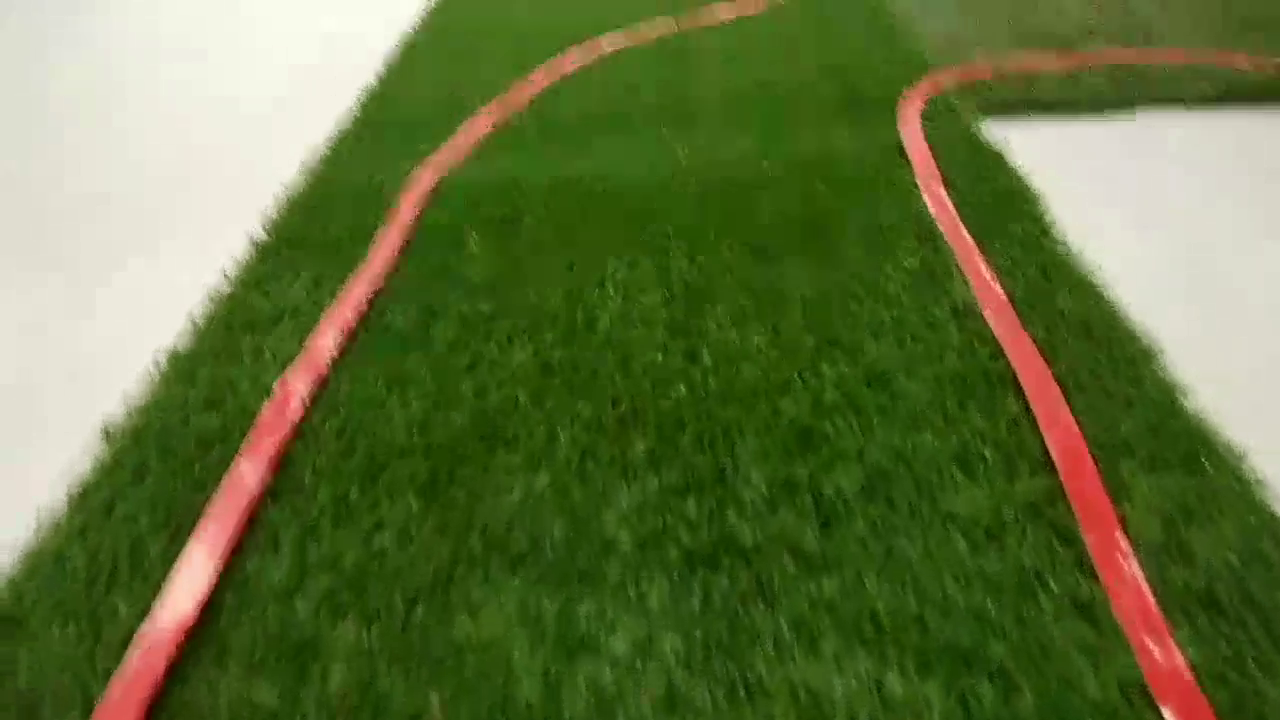
#> input picture frame 23 of line_circle1.mp4, 1280 x 720 px
$ python findroad.py
#> lines starting #> are read from the running program, lines starting #| are printed output that depends on the picture; after the words box and inside, x2 and y2 are one past the last pixel; in counts of white or black regions, pixels touching at a corner belong together
#> further down, frame is the input picture: shape (720, 1280, 3); mean B, G, R 60.6, 113.7, 97.4
import cv2
import numpy as np
cam = cv2.VideoCapture('line_circle1.mp4')
#cam = cv2.VideoCapture(0)
# 高斯滤波核大小
blur_ksize = 5
# Canny边缘检测高低阈值
canny_lth = 50
canny_hth = 150
# 霍夫变换参数
rho = 1
theta = np.pi / 180
threshold = 15
min_line_len = 5
max_line_gap = 20

try:
    def process_an_image(img):
        # 1. 灰度化、滤波和Canny
        gray = cv2.cvtColor(img, cv2.COLOR_RGB2GRAY)
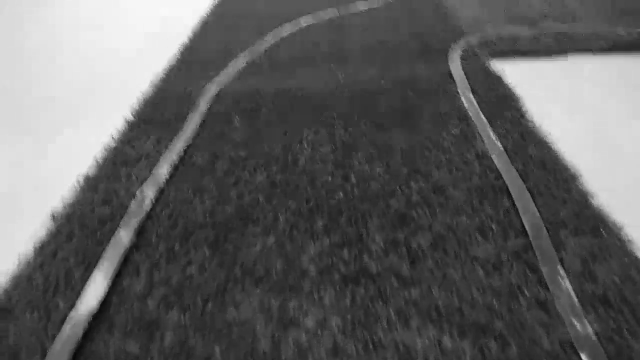
#> gray: shape (720, 1280) (shown at 1/2 size); min 6, max 249, mean 95.9
        blur_gray = cv2.GaussianBlur(gray, (blur_ksize, blur_ksize), 1)
        edges = cv2.Canny(blur_gray, canny_lth, canny_hth)
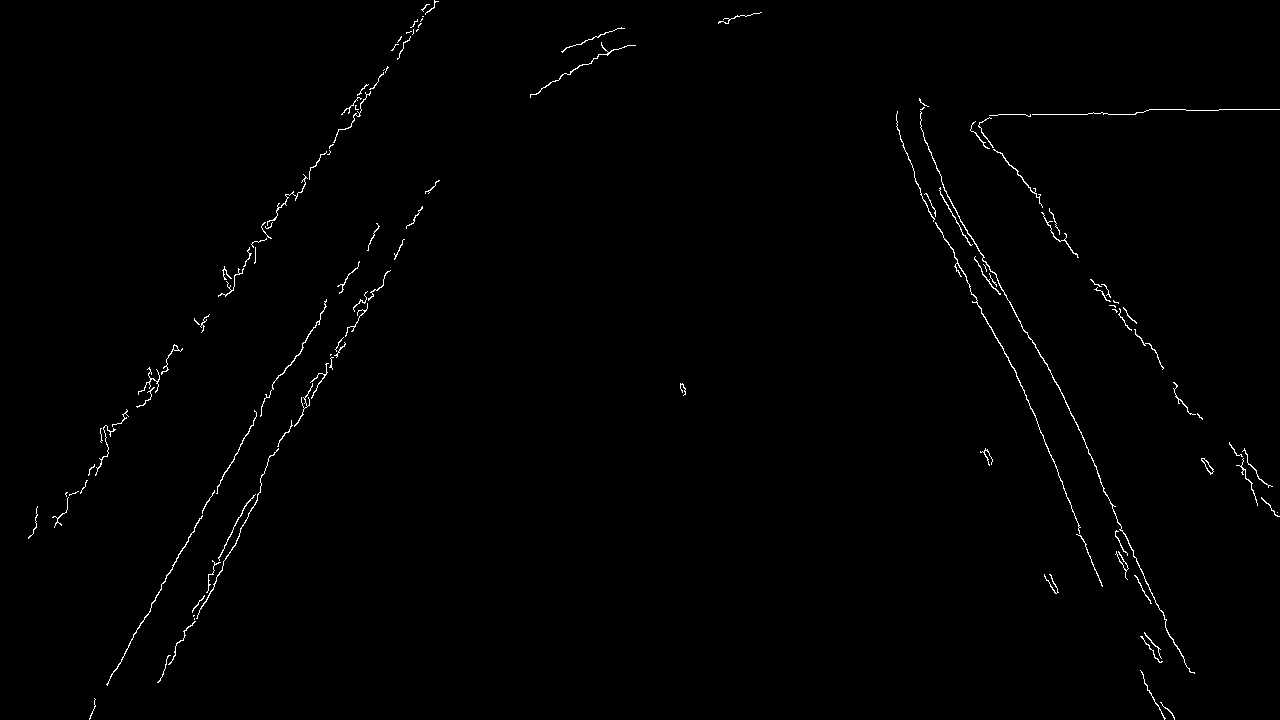
#> edges: shape (720, 1280); 0.73% white in thin lines or dots
        # 2. 标记四个坐标点用于ROI截取
        ed_rows, ed_cols = edges.shape
        # points = np.array([[(0, 0), (0, rows), (cols, rows), (cols, 0)]])
        rows = int(ed_rows/4)
        cols = int(ed_cols/4.1)
        cols2 = int(3*ed_cols/4.1)
        point1 = np.array([[(0, rows), (0, ed_rows), (cols, ed_rows), (cols, rows)]])
        point2 = np.array([[(ed_cols, rows), (ed_cols, ed_rows), (cols2, ed_rows), (cols2, rows)]])
        #point3 = np.array([[(0, 120), (0, rows), (150, rows), (150, 120)]])
        points = [point1, point2]
        # points = np.array([[(0, rows), (460, 325), (520, 325), (cols, rows)]])
        # [[[0 540], [460 325], [520 325], [960 540]]]
        roi_edges = roi_mask(edges, points)
        # 3. 霍夫直线提取
        drawing, lines = hough_lines(roi_edges, rho, theta, threshold, min_line_len, max_line_gap)
        #     # 4. 车道拟合计算
        #draw_lanes(drawing, lines)
        # 5. 最终将结果合在原图上
        result = cv2.addWeighted(img, 0.9, drawing, 0.2, 0)
        return result
        #return roi_edges

    def roi_mask(img, corner_points):
        # 创建掩膜
        mask = np.zeros_like(img)
        cv2.fillPoly(mask, corner_points, 255)
#> mask: shape (720, 1280); 38.5% white; 2 white regions, box (x1, y1, x2, y2) and area: (936, 180, 1280, 720) 185760, (0, 180, 313, 720) 169020
        masked_img = cv2.bitwise_and(img, mask)
#> masked_img: shape (720, 1280); 0.51% white in thin lines or dots, all inside (x1, y1, x2, y2) = (28, 180, 1280, 720)
        return masked_img

    def hough_lines(img, rho, theta, threshold, min_line_len, max_line_gap):
        # 统计概率霍夫直线变换
#> called with rho = 1, theta = 0.0175, threshold = 15, min_line_len = 5, max_line_gap = 20
        lines = cv2.HoughLinesP(img, rho, theta, threshold, minLineLength=min_line_len, maxLineGap=max_line_gap)
#> lines = 176 rows, first 6: [90, 715, 227, 468], [248, 252, 288, 194], [297, 194, 305, 182], [1100, 482, 1185, 664], [939, 228, 998, 342], [1237, 465, 1276, 515]
        # 新建一副空白画布
        drawing = np.zeros((img.shape[0], img.shape[1], 3), dtype=np.uint8)
        draw_lines(drawing, lines)     # 画出直线检测结果
        return drawing, lines

    def draw_lines(img, lines, color=[255, 0, 0], thickness=5):
        # if(lines.all()):
        #     return
#> called with lines = array of shape (176, 1, 4), thickness = 5
        for line in lines:
            for x1, y1, x2, y2 in line:
                cv2.line(img, (x1, y1), (x2, y2), color, thickness)
#> this loop made 176 passes
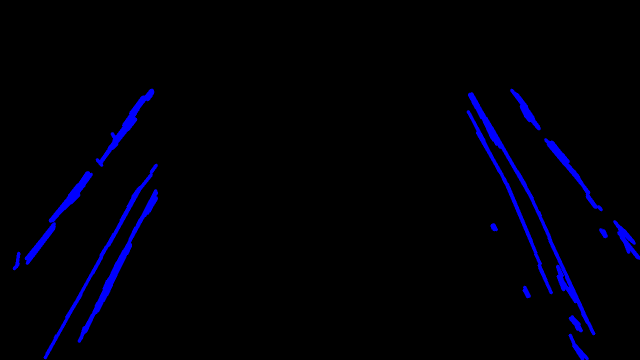
#> img: shape (720, 1280, 3) (shown at 1/2 size); mean of channels 0, 1, 2 7.8, 0, 0; drawn as B, G, R

    # [56 lines of commented-out code are left out]

except (ValueError, ZeroDivisionError,TypeError):
        pass


if __name__ == "__main__":
    while(1):
        ret, frame = cam.read()

        if not ret:
            break

        img = frame.copy()
        result = process_an_image(img)
#> in process_an_image, `result = cv2.addWeighted(img, 0.9, drawing, 0.2, 0)`:
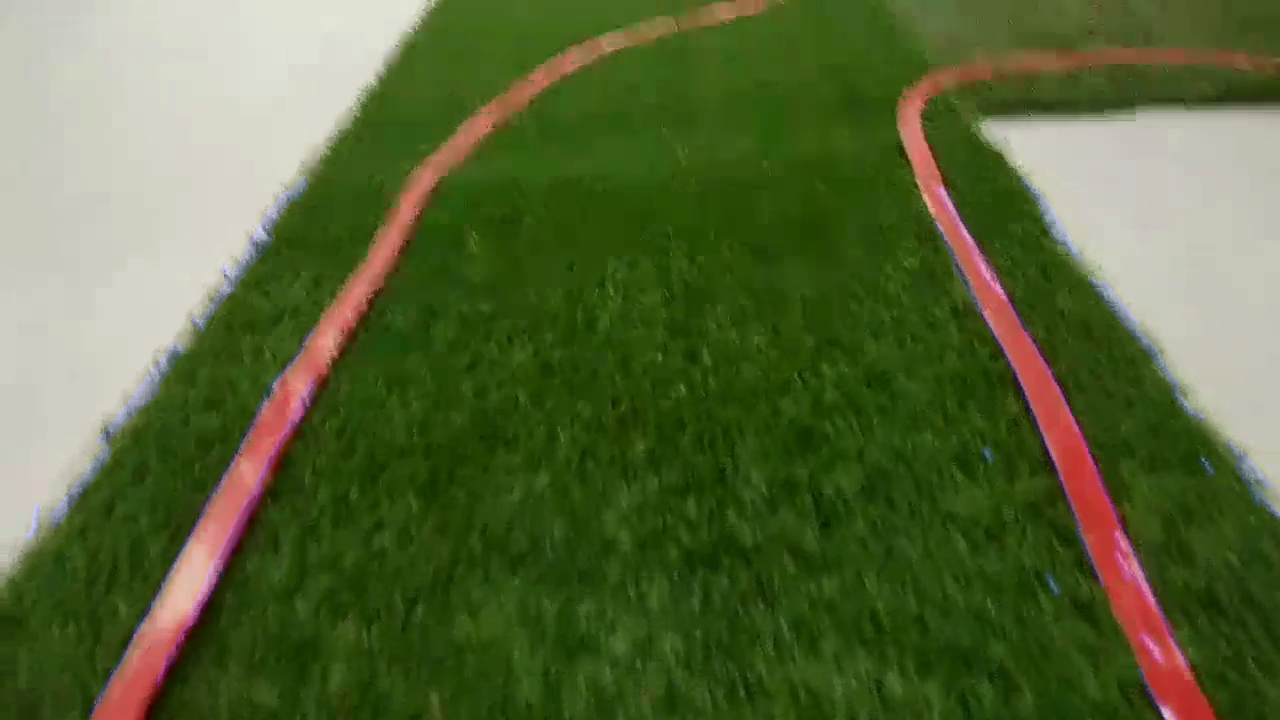
#> result: shape (720, 1280, 3); mean B, G, R 56.1, 102.3, 87.6
        #cv2.imshow("lane", np.hstack((img, result)))
        cv2.imshow("lane", result)
        if cv2.waitKey(1) & 0xFF == ord('q'):
#> (key q is pressed here)
            break
cam.release()
cv2.destroyAllWindows()

$ run again, starting later in the video
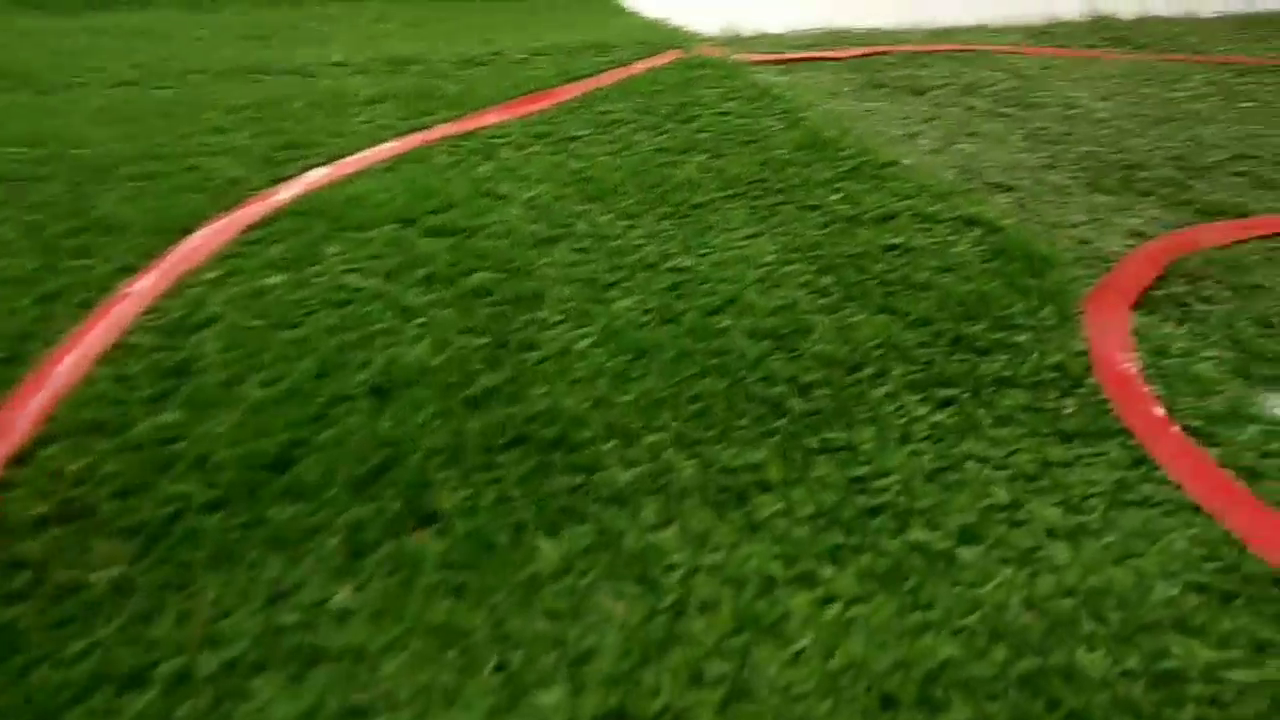
#> input picture frame 106 of line_circle1.mp4, 1280 x 720 px
#> frame is the input picture: shape (720, 1280, 3); mean B, G, R 22.4, 89.5, 63.4
#> edges: shape (720, 1280); 0.99% white in thin lines or dots
#> mask: shape (720, 1280); 38.5% white; 2 white regions, box (x1, y1, x2, y2) and area: (936, 180, 1280, 720) 185760, (0, 180, 313, 720) 169020
#> masked_img: shape (720, 1280); 0.31% white in thin lines or dots, all inside (x1, y1, x2, y2) = (44, 180, 1280, 621)
#> in hough_lines, `lines = cv2.HoughLinesP(img, rho, theta, threshold, minLineLength=min_..`: lines = 120 rows, first 6: [149, 273, 187, 235], [1165, 359, 1219, 354], [52, 372, 111, 309], [1177, 228, 1273, 213], [184, 237, 280, 192], [998, 457, 1016, 454]
#> the loop in draw_lines, `for line in lines:` made 120 passes
#> after the loop in draw_lines, `for line in lines:`:
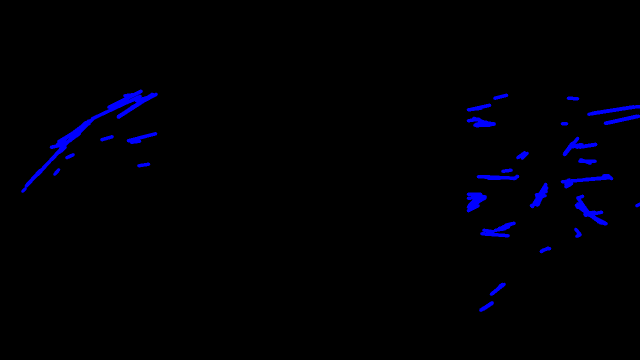
#> img: shape (720, 1280, 3) (shown at 1/2 size); mean of channels 0, 1, 2 4.6, 0, 0; drawn as B, G, R
#> in process_an_image, `result = cv2.addWeighted(img, 0.9, drawing, 0.2, 0)`:
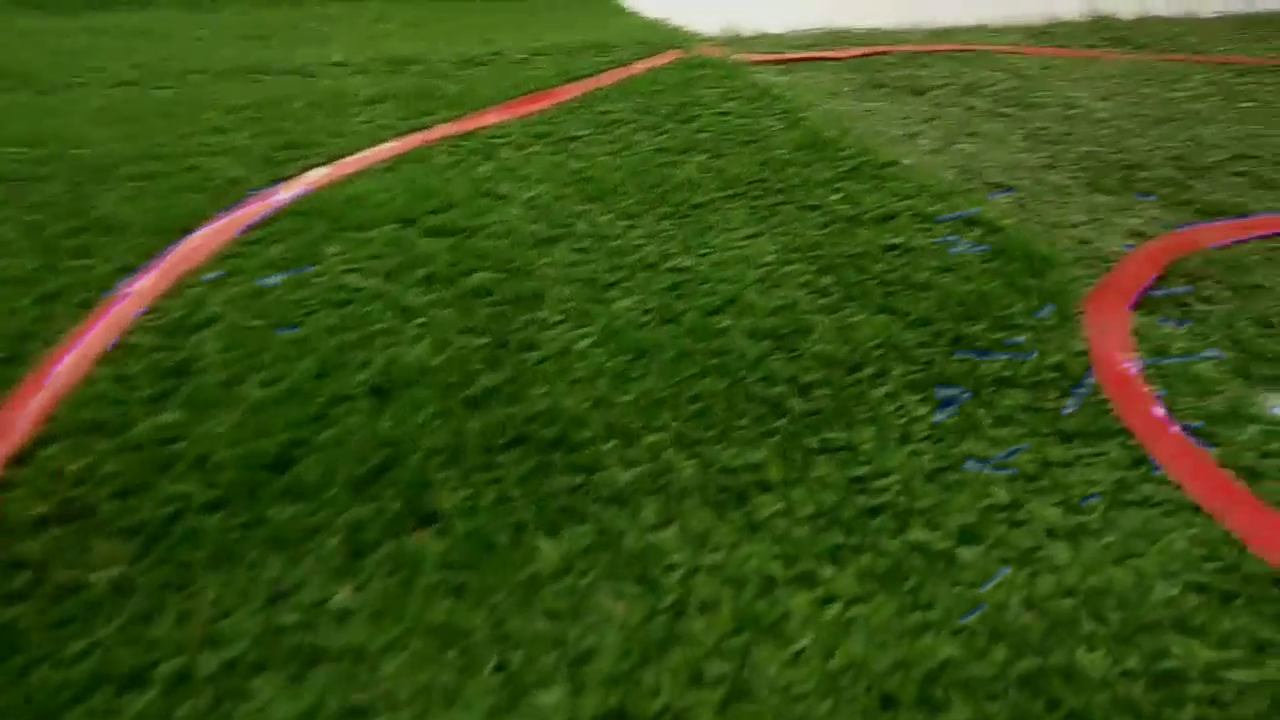
#> result: shape (720, 1280, 3); mean B, G, R 21.1, 80.5, 57.1

$ run again, starting later in the video
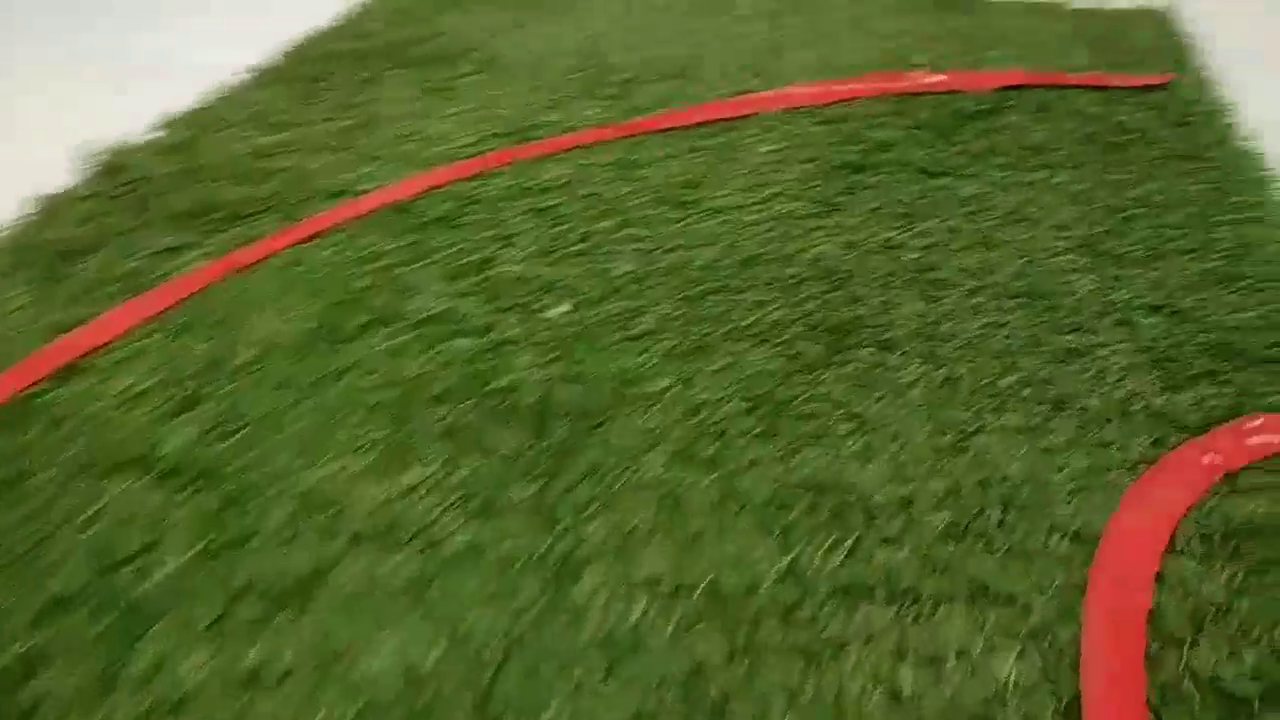
#> input picture frame 188 of line_circle1.mp4, 1280 x 720 px
#> frame is the input picture: shape (720, 1280, 3); mean B, G, R 44.5, 101.6, 88.3
#> edges: shape (720, 1280); 1.5% white in thin lines or dots
#> mask: shape (720, 1280); 38.5% white; 2 white regions, box (x1, y1, x2, y2) and area: (936, 180, 1280, 720) 185760, (0, 180, 313, 720) 169020
#> masked_img: shape (720, 1280); 0.54% white in thin lines or dots, all inside (x1, y1, x2, y2) = (0, 180, 1280, 720)
#> in hough_lines, `lines = cv2.HoughLinesP(img, rho, theta, threshold, minLineLength=min_..`: lines = 255 rows, first 6: [64, 363, 122, 333], [214, 234, 268, 217], [115, 405, 163, 377], [1079, 660, 1081, 719], [237, 273, 259, 262], [19, 389, 45, 379]
#> the loop in draw_lines, `for line in lines:` made 255 passes
#> after the loop in draw_lines, `for line in lines:`:
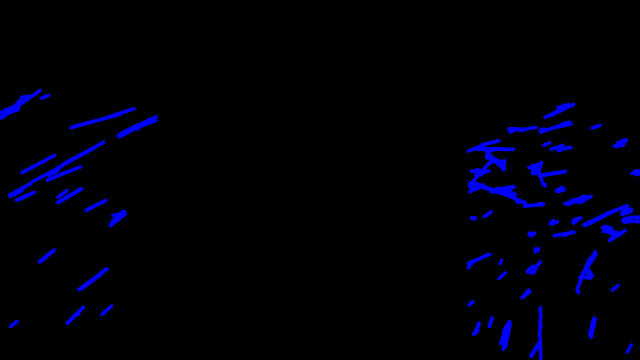
#> img: shape (720, 1280, 3) (shown at 1/2 size); mean of channels 0, 1, 2 8.2, 0, 0; drawn as B, G, R
#> in process_an_image, `result = cv2.addWeighted(img, 0.9, drawing, 0.2, 0)`:
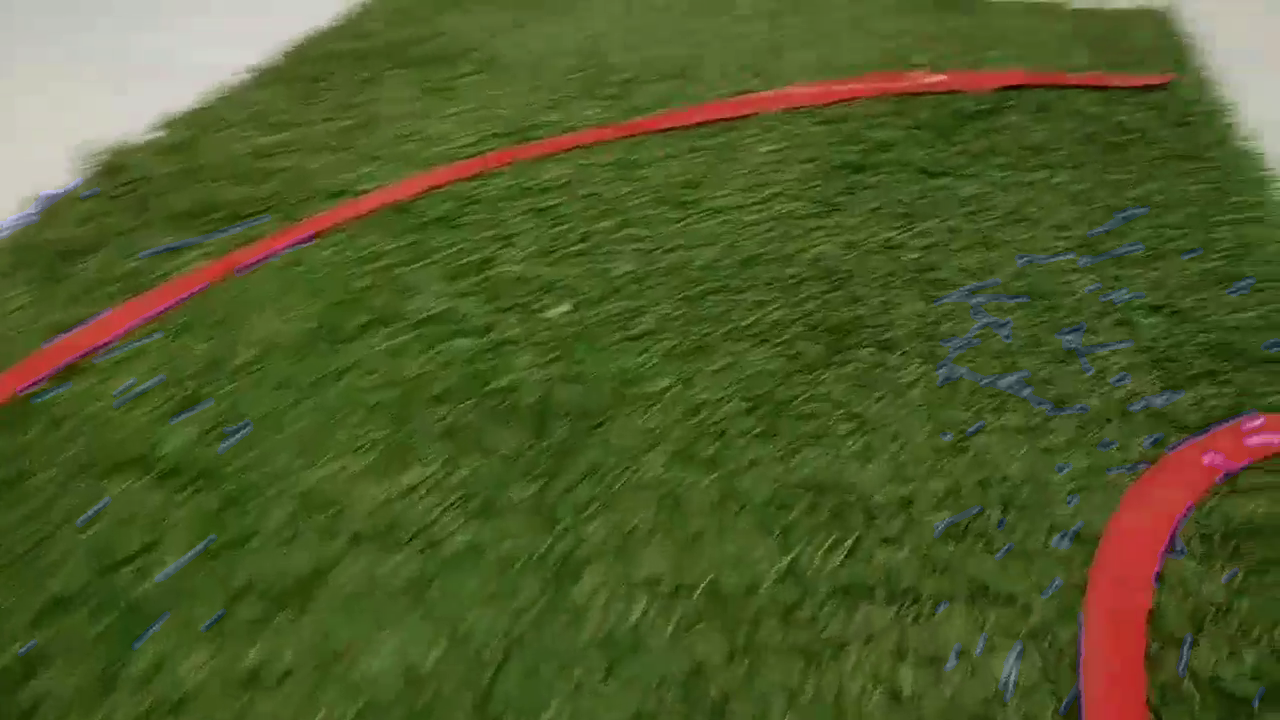
#> result: shape (720, 1280, 3); mean B, G, R 41.7, 91.4, 79.4
